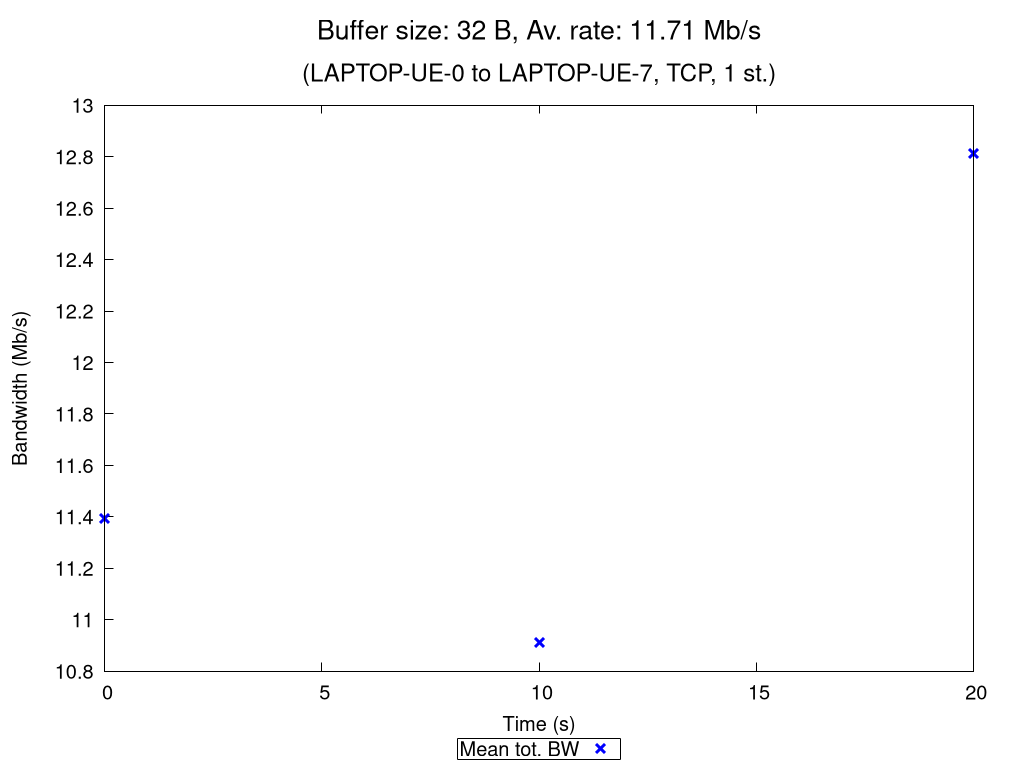

This chart was generated by the following gnuplot code:
set terminal pngcairo nocrop enhanced size 1024,768 font "Verdana,15"
set output "TCP_1_st_2020_10_27_19-25-36_one2two_00032B.png"

set title "{/=20 Buffer size: 32 B, Av. rate: 11.71 Mb/s}\n\n{/=18 (LAPTOP-UE-0 to LAPTOP-UE-7, TCP, 1 st.)}"

set xlabel "Time (s)"
set ylabel "Bandwidth (Mb/s)"
set ytics nomirror
set key bmargin center horizontal box samplen 1 width -1
set bmargin 4.6
set rmargin 4.5

rf = 1000000.0  # rate factor
set style fill transparent solid 0.2 noborder
set autoscale xfix
plot "TCP_1_st_2020_10_27_19-25-36_one2two_00032B_iperf_processed.dat" using 1:($2/rf-$3/rf):($2/rf+$3/rf) with filledcurves lc rgb "blue" notitle, \
     "" using 1:($2/rf) with points pt 2 ps 1.5 lw 3 lc rgb "blue" title "Mean tot. BW", \
